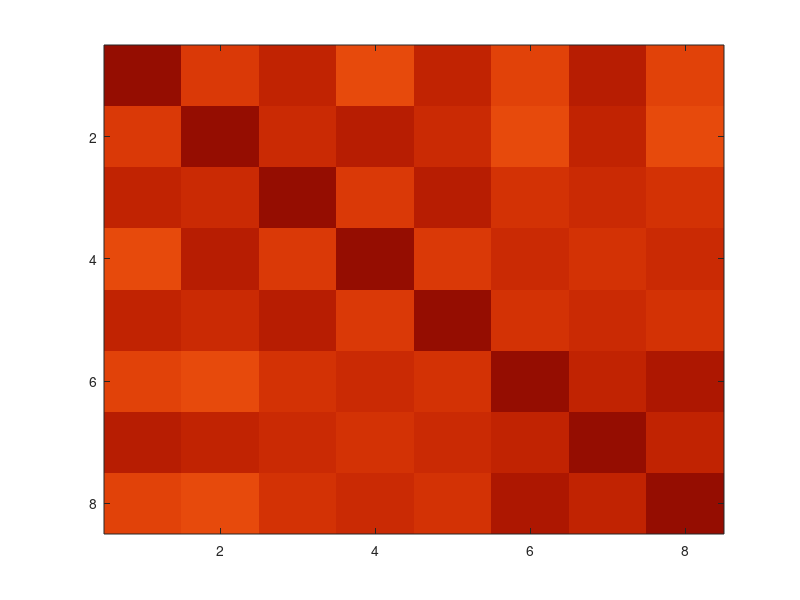

Reproduce this figure in MATLAB. (Note: this script raises an error after producing the figure.)

%% Create a toy example

% We create a toy pose graph to understand basic concept
%
%  l0 <        > l1      
%       \    /           
%        \  /       
%          x0     
%        /  \     
%       /    \     
%   l3 <      > l2  
% The observation model is z = R' * (l - x)

%% Problem statement 
sigma = 0.05;
C = [sigma^2 0;
    0 sigma^2];

z_0_0 = [0, 1];
z_0_1 = [0.5, 0.5];
z_0_2 = [0.5, -0.5];
z_0_3 = [-0.5, -0.5];

x0 = [0, 0, pi/4];
l0 = [0, 1];
l1 = [0.5, 0.5];
l2 = [0.5, -0.5];
l3 = [-0.5, -0.5];

% Formula of the 2D Jacobian
R = @(x) ([cos(x) -sin(x); sin(x) cos(x)]);
R_d = @(x) ([-sin(x) cos(x); -cos(x) -sin(x)]);
J = @(x, l) ([-R(x(3))', R_d(x(3)) * (l - x(1:2))', R(x(3))]);

% Information Matrix for 2 pose and 3 landmarks
J_0_0 = J(x0, l0);
J_0_0_aug = [J_0_0(:,1:3), J_0_0(:,4:5), zeros(2,6)];
J_0_1 = J(x0, l1);
J_0_1_aug = [J_0_1(:,1:3), zeros(2,2), J_0_1(:,4:5), zeros(2,4)];
J_0_2 = J(x0, l2);
J_0_2_aug = [J_0_2(:,1:3), zeros(2,4), J_0_1(:,4:5), zeros(2,2)];
J_0_3 = J(x0, l3);
J_0_3_aug = [J_0_3(:,1:3), zeros(2,6), J_0_1(:,4:5)];

I = J_0_0_aug' * C * J_0_0_aug + J_0_1_aug' * C * J_0_1_aug +...
    J_0_2_aug' * C * J_0_2_aug + J_0_3_aug' * C * J_0_3_aug;

%% Marginalization

% We remove x0 and l0
idx_to_remove = 1:3;

% We keep l0, l1, l2, l3
idx_to_keep = 4:11;

I_rr = I(idx_to_remove, idx_to_remove);
I_kk = I(idx_to_keep, idx_to_keep);
I_kr = I(idx_to_keep, idx_to_remove);

I_marg = I_kk + I_kr * inv(I_rr) * I_kr';

%% Sparsification unary factor

% Compute covariance matrix
Sigma_marg = inv(I_marg);

% Compute information matrix of each unary factor (Mazuran et al.)
I_l0 = inv(Sigma_marg(1:2, 1:2));
I_l1 = inv(Sigma_marg(3:4, 3:4));
I_l2 = inv(Sigma_marg(5:6, 5:6));
I_l3 = inv(Sigma_marg(7:8, 7:8));


% Build the global info mat
I_spars = zeros(8);
I_spars(1:2, 1:2) = I_l0;
I_spars(3:4, 3:4) = I_l1;
I_spars(5:6, 5:6) = I_l2;
I_spars(7:8, 7:8) = I_l3;

d_kl = 0.5 * (trace(I_spars * Sigma_marg) - log(det(I_spars * Sigma_marg)) - 8)

%% Sparsification lmk chain

% Compute covariance matrix
Sigma_marg = inv(I_marg);

% Compute information matrix of each unary factor (Mazuran et al.)
J_l0 = [eye(2,2), zeros(2,6)];
I_l0 = inv(Sigma_marg(1:2, 1:2));

J_l0_l1 = [eye(2,2), -eye(2,2), zeros(2,4)];
I_l0_l1 = inv(J_l0_l1 * Sigma_marg * J_l0_l1');

J_l1_l2 = [zeros(2,2), eye(2,2), -eye(2,2), zeros(2,2)];
I_l1_l2 = inv(J_l1_l2 * Sigma_marg * J_l1_l2');

J_l2_l3 = [zeros(2,4), eye(2,2), -eye(2,2)];
I_l2_l3 = inv(J_l2_l3 * Sigma_marg * J_l2_l3');

% Build the global info mat
J = [J_l0; J_l0_l1; J_l1_l2; J_l2_l3];
Omega = [I_l0, zeros(2,6);
    zeros(2,2), I_l0_l1, zeros(2,4);
    zeros(2,4), I_l1_l2, zeros(2,2);
    zeros(2,6), I_l2_l3];
I_spars2 = J' * Omega * J

d_kl = 0.5 * (trace(I_spars2 * Sigma_marg) - log(det(I_spars2 * Sigma_marg)) - 8);


figure;
cmap = [0.6 0.6 0.6;turbo];
imagesc(log10(abs(I_marg)), [-15, -2]);
colormap(cmap)
yticks({})
xticks({})
set(gca,'LooseInset',get(gca,'TightInset'));
saveas(gcf, 'dense.svg');
figure;
imagesc(log10(abs(I_spars)), [-15, -2]);
colormap(cmap)
yticks({})
xticks({})
set(gca,'LooseInset',get(gca,'TightInset'));
saveas(gcf, 'unary.svg');
figure;
imagesc(log10(abs(I_spars2)), [-15, -2]);
colormap(cmap)
yticks({})
xticks({})
set(gca,'LooseInset',get(gca,'TightInset'));
saveas(gcf, 'chain.svg');
figure;
imagesc(log10(abs(I)), [-15, -2]);
yticks({})
xticks({})
colormap(cmap)
set(gca,'LooseInset',get(gca,'TightInset'));
saveas(gcf, 'full.svg');





